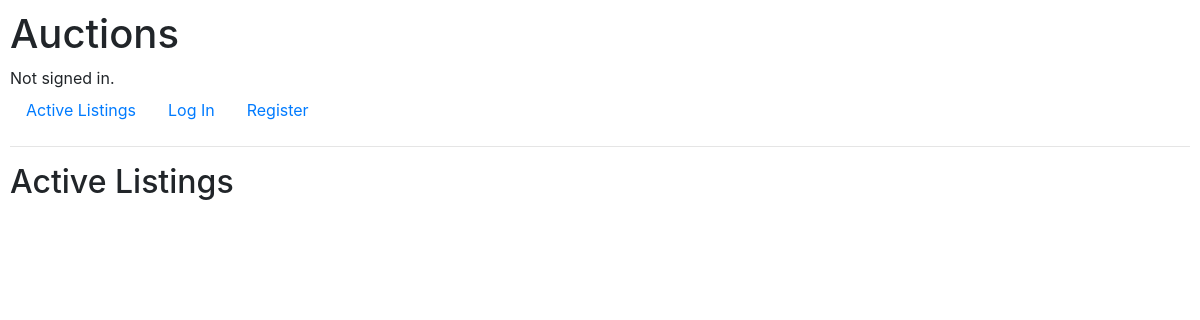
Before: / with the older database file.
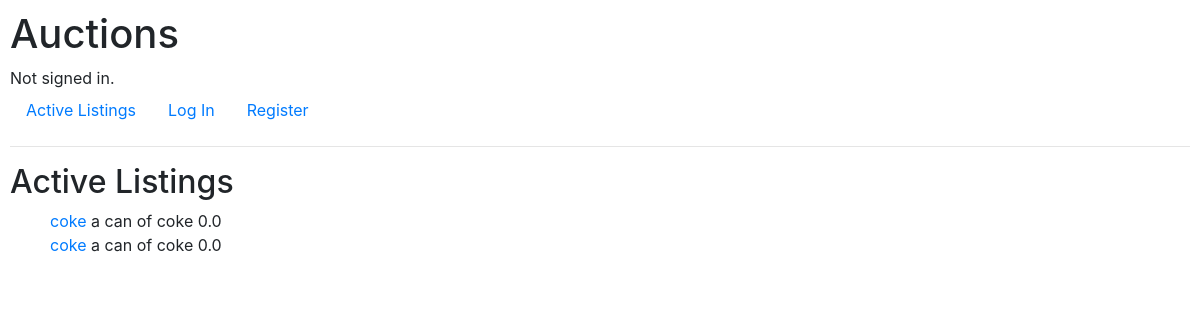
After: the same page with the newer database file.
### auctions/models.py (models this page shows, shortened)
class Auction(models.Model):
    title = models.CharField(max_length=64)
    description = models.TextField(blank=True)
    bid = models.FloatField(blank=True, default=0)
    image = models.CharField(max_length=64, blank=True)
    category = models.CharField(max_length=16, blank=True)

### auctions/views.py (the view)
# urls.py: path("", views.index, name="index"),
def index(request):
    return render(request, "auctions/index.html", {
        "listings": Auction.objects.all()
    })

### auctions/templates/auctions/index.html
{% extends "auctions/layout.html" %}
{% block body %}
    <h2>Active Listings</h2>
    <ul>
        {% for listing in listings %}
        <div>
            <p2><a href="{% url 'listing' auction_id=listing.id %}">{{ listing.title }}</a></p2>
            <p2>{{ listing.description }}</p2>
            <p2>{{ listing.bid }}</p2>
        </div>
        {% endfor %}
    </ul>
{% endblock %}

Changed rows visible on the page:
added Auction: title "coke", description "a can of coke", bid "0.0"
added Auction: title "coke", description "a can of coke", bid "0.0"
